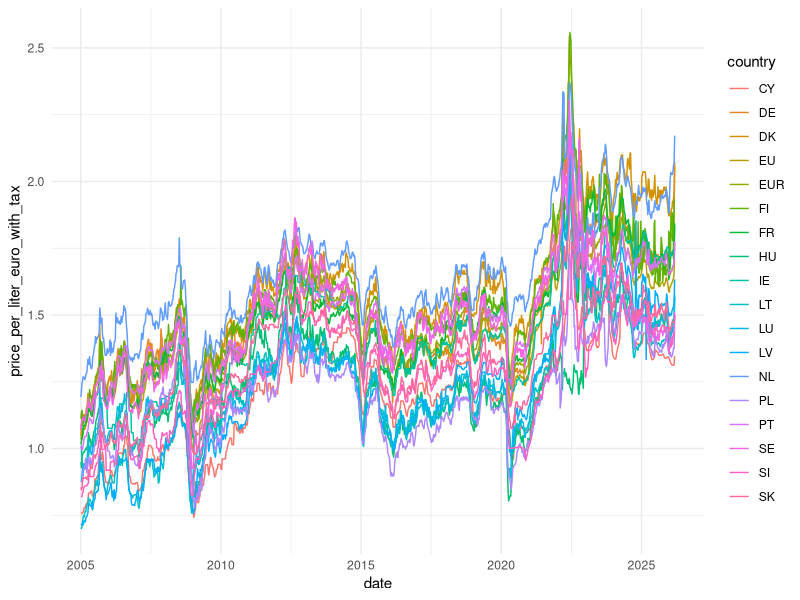
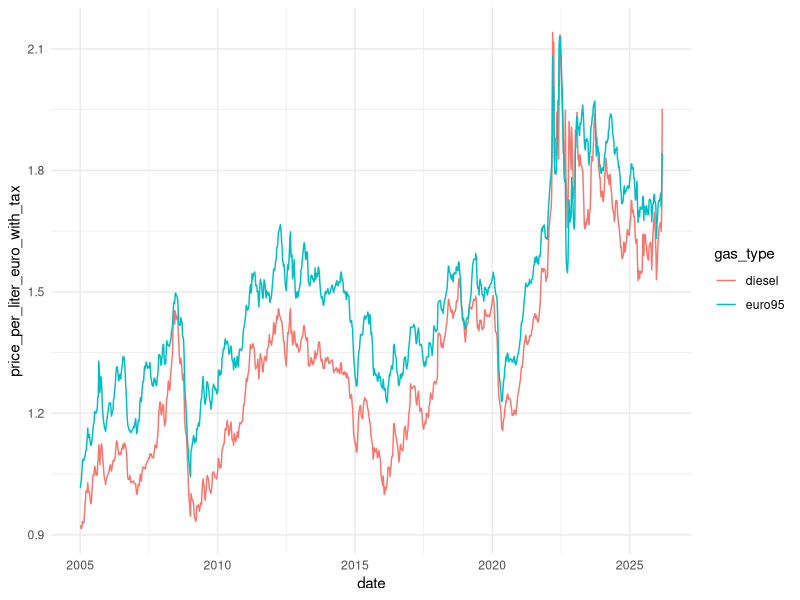
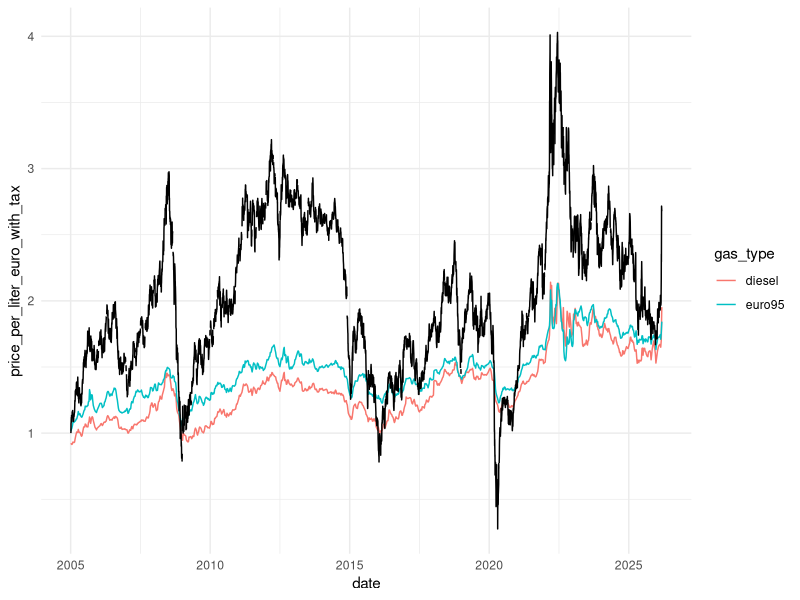
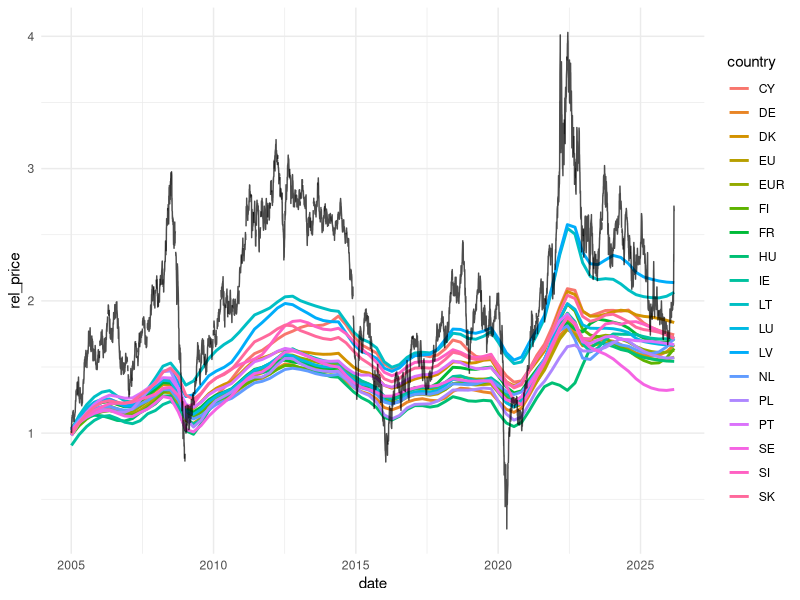
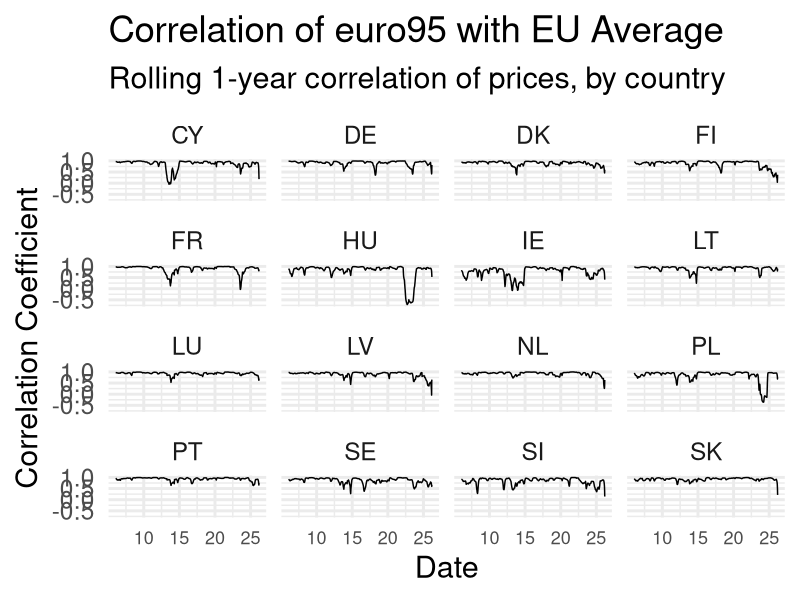
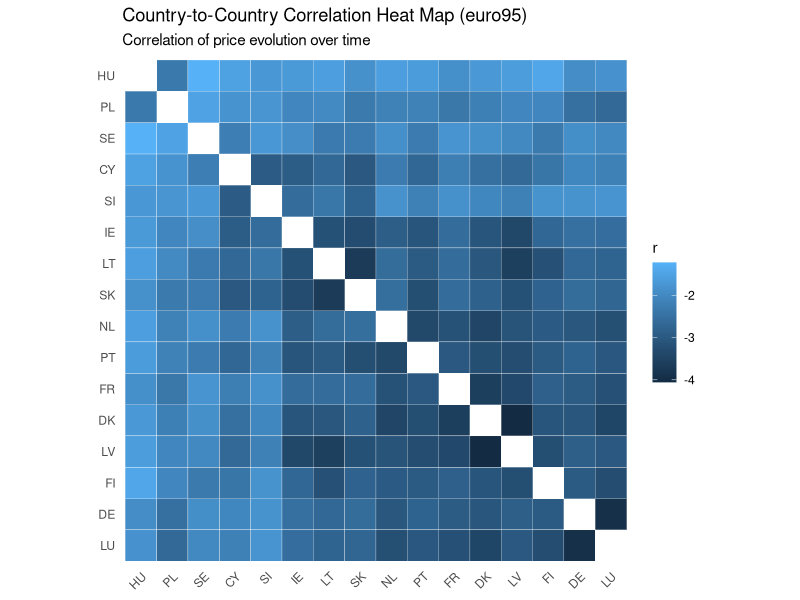
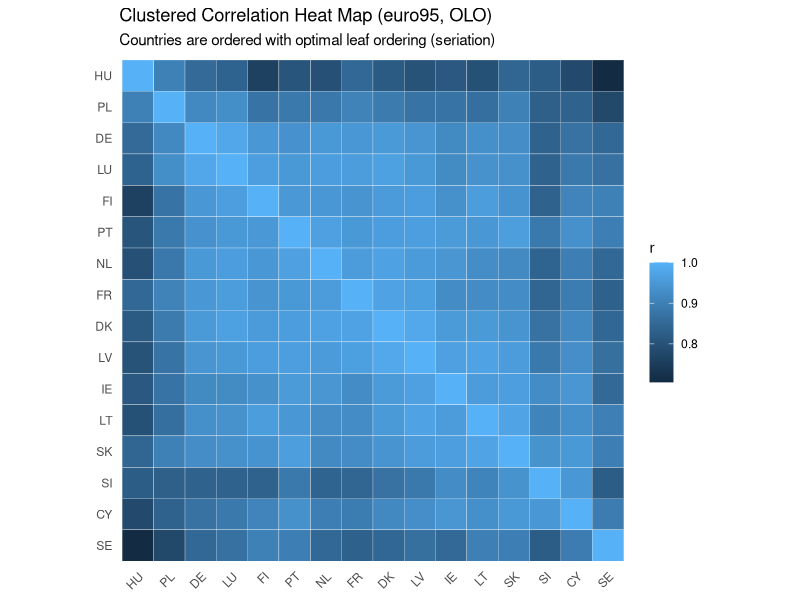

The R script that drew these images, in order:
## ---- chunk 1
knitr::opts_chunk$set(echo = FALSE, message = FALSE, warning = FALSE)
library(ggplot2)
library(dplyr)

if (requireNamespace("rstudioapi", quietly = TRUE) && rstudioapi::isAvailable()) {
  # Interactive in RStudio: use the current editor document path
  rmd_path <- rstudioapi::getActiveDocumentContext()$path
} else {
  # When knitting/rendering: knitr knows the input
  rmd_path <- knitr::current_input(dir = TRUE)
}
if (!is.null(rmd_path) && nzchar(rmd_path)) {
  knitr::opts_knit$set(root.dir = dirname(normalizePath(rmd_path)))
  setwd(dirname(normalizePath(rmd_path)))
}
## ---- chunk 2
df.eu.gas.price <- read.csv('../data/oil_prices/energy-eu-gas-price.csv')
df.eu.gas.price$date = as.Date(df.eu.gas.price$date)



nb_samples = nrow(subset(df.eu.gas.price, country == 'EU'))

df.eu.gas.price <- df.eu.gas.price %>%
  group_by(country) %>%
  filter(n() == nb_samples) %>%
  ungroup()

countries = unique(df.eu.gas.price$country)

df.brent = read.csv('../data/oil_prices/DCOILBRENTEU.csv')
df.brent$date = as.Date(df.brent$observation_date)
df.brent$usd = df.brent$DCOILBRENTEU
df.brent$DCOILBRENTEU <- NULL
df.brent$observation_date <- NULL

df.fx = read.csv('../data/oil_prices/ECB Data Portal_20260314001229.csv')
df.fx$date = as.Date(df.fx$DATE)
df.fx$DATE <- NULL
df.fx$TIME.PERIOD <- NULL
df.fx$usd.eur = df.fx$US.dollar.Euro.ECB.reference.exchange.rate..EXR.D.USD.EUR.SP00.A.
df.fx$US.dollar.Euro.ECB.reference.exchange.rate..EXR.D.USD.EUR.SP00.A. <- NULL

df.brent = merge(df.brent, df.fx)
df.brent$eur = df.brent$usd / df.brent$usd.eur


start.per.country = subset(df.eu.gas.price, date == min(df.eu.gas.price$date) & gas_type == 'euro95')
rownames(start.per.country) <- start.per.country$country

df.euro95 = df.eu.gas.price %>%
  filter(gas_type == "euro95")

## adding relative price taking the base on first date
df.euro95$rel_price = df.euro95$price_per_liter_euro_with_tax / start.per.country[df.euro95$country,]$price_per_liter_euro_with_tax


df.brent$rel_price = df.brent$eur / (subset(df.brent, date == min(df.brent$date))$eur[1])

## ---- chunk 3
ggplot(
  subset(df.eu.gas.price, gas_type == 'euro95'),
  aes(
    x = date,
    y = price_per_liter_euro_with_tax,
    colour = country,
    group = country
  )
) +
  geom_line() +
  theme_minimal()
## ---- chunk 4
ggplot(
  subset(df.eu.gas.price, country == 'FR'),
  aes(
    x = date,
    y = price_per_liter_euro_with_tax,
    colour = gas_type,
    group = gas_type
  )
) +
  geom_line() +
  theme_minimal()
## ---- chunk 5
ggplot(
  subset(df.eu.gas.price, country == 'FR'),
  aes(
    x = date,
    y = price_per_liter_euro_with_tax,
    colour = gas_type,
    group = gas_type
  )
) +
  geom_line() +
  geom_line(
    data = df.brent,
    aes(x = date, y = rel_price),
    colour = 'black',
    lwd = 0.5,
    inherit.aes = FALSE
  ) +
  theme_minimal()
## ---- chunk 6




ggplot(
  subset(df.euro95, gas_type == "euro95"),
  aes(
    x = date,
    y = rel_price,
    colour = country,
    group = country
  )
) +
  geom_smooth(
    se = FALSE,
    span = 0.1,
    method = 'loess'
  ) +
  geom_line(
    data = df.brent,
    aes(x = date, y = rel_price),
    colour = 'black',
    lwd = 0.5,
    alpha = 0.7,
    inherit.aes = FALSE
  ) +
  theme_minimal()
## ---- chunk 7
library(tidyr)
library(zoo)

# Filter for euro95 and prepare wide format
df_wide <- df.eu.gas.price %>%
  filter(gas_type == "euro95") %>%
  filter(!country %in% c('EUR')) %>%
  select(date, country, price_per_liter_euro_with_tax) %>%
  pivot_wider(names_from = country, values_from = price_per_liter_euro_with_tax) %>%
  arrange(date)

# We'll correlate each country with the EU average (EU column)
countries <- setdiff(names(df_wide), c("date", "EU"))
window_size <- 52 # 1 year rolling correlation

# Calculate rolling correlation for each country vs EU.
# Each window must be aligned on both series (country and EU), so we roll on row indices.
df_corr <- tibble(date = df_wide$date)
for (country in countries) {
  df_corr[[paste0("corr_", country)]] <- zoo::rollapplyr(
    seq_len(nrow(df_wide)),
    width = window_size,
    FUN = function(idx) {
      x <- df_wide[[country]][idx]
      y <- df_wide$EU[idx]
      keep <- complete.cases(x, y)
      if (sum(keep) < 2) {
        return(NA_real_)
      }
      x <- x[keep]
      y <- y[keep]
      if (sd(x) == 0 || sd(y) == 0) {
        return(NA_real_)
      }
      cor(x, y)
    },
    fill = NA
  )
}

df_corr <- df_corr %>%
  pivot_longer(cols = starts_with("corr_"),
               names_to = "country",
               values_to = "correlation",
               names_prefix = "corr_") %>%
  filter(!is.na(correlation))

ggplot(df_corr, aes(x = date, y = correlation)) +
  geom_line() +
  facet_wrap(~country) +
  theme_minimal(base_size = 22) +
  theme(
    axis.text.x = element_text(size = 13)
  ) +
  scale_x_date(date_labels = "%y") +
  labs(title = "Correlation of euro95 with EU Average",
       subtitle = "Rolling 1-year correlation of prices, by country",
       y = "Correlation Coefficient",
       x = "Date") +
  theme(legend.position = "none")
## ---- chunk 8
library(tidyr)

# Build a country x date matrix for euro95 prices
df_euro95_wide <- df.eu.gas.price %>%
  filter(gas_type == "euro95") %>%
  filter(!country %in% c('EU', 'EUR')) %>%
  select(date, country, price_per_liter_euro_with_tax) %>%
  pivot_wider(names_from = country, values_from = price_per_liter_euro_with_tax) %>%
  arrange(date)

# Pairwise correlation matrix across countries
country_cols <- setdiff(names(df_euro95_wide), "date")
corr_matrix <- cor(df_euro95_wide[country_cols], use = "pairwise.complete.obs")

# Reorder to group similar countries visually
country_order <- colnames(corr_matrix)[hclust(as.dist(1 - corr_matrix))$order]

df_heatmap <- as.data.frame(as.table(corr_matrix)) %>%
  rename(country_x = Var1, country_y = Var2, correlation = Freq)

df_heatmap = subset(df_heatmap, country_x != country_y)

ggplot(df_heatmap, aes(
  x = factor(country_x, levels = country_order),
  y = factor(country_y, levels = rev(country_order)),
  fill = log(1 - correlation)
)) +
  geom_tile(color = "white", linewidth = 0.1) +
  coord_fixed() +
  labs(
    title = "Country-to-Country Correlation Heat Map (euro95)",
    subtitle = "Correlation of price evolution over time",
    x = NULL,
    y = NULL,
    fill = "r"
  ) +
  theme_minimal() +
  theme(
    axis.text.x = element_text(angle = 45, hjust = 1),
    panel.grid = element_blank()
  )
## ---- chunk 9
library(tidyr)
library(seriation)

# Build a country x date matrix for euro95 prices
df_euro95_wide <- df.eu.gas.price %>%
  filter(gas_type == "euro95") %>%
  filter(!country %in% c('EU', 'EUR')) %>%
  select(date, country, price_per_liter_euro_with_tax) %>%
  pivot_wider(names_from = country, values_from = price_per_liter_euro_with_tax) %>%
  arrange(date)

# Pairwise correlation matrix across countries
country_cols <- setdiff(names(df_euro95_wide), "date")
corr_matrix <- cor(df_euro95_wide[country_cols], use = "pairwise.complete.obs")

# Build a valid distance matrix and optimize leaf order with OLO
corr_matrix[is.na(corr_matrix)] <- 0
diag(corr_matrix) <- 1
dist_mat <- 1 - corr_matrix
dist_mat[dist_mat < 0] <- 0
dist_matrix <- as.dist(dist_mat)
olo <- seriate(dist_matrix, method = "OLO")
country_order <- labels(dist_matrix)[get_order(olo)]

# Long format for ggplot heatmap
df_heatmap <- as.data.frame(as.table(corr_matrix)) %>%
  rename(country_x = Var1, country_y = Var2, correlation = Freq) %>%
  mutate(
    country_x = factor(country_x, levels = country_order),
    country_y = factor(country_y, levels = rev(country_order))
  )

ggplot(df_heatmap, aes(
  x = country_x,
  y = country_y,
  fill = correlation
)) +
  geom_tile(color = "white", linewidth = 0.1) +
  coord_fixed() +
  labs(
    title = "Clustered Correlation Heat Map (euro95, OLO)",
    subtitle = "Countries are ordered with optimal leaf ordering (seriation)",
    x = NULL,
    y = NULL,
    fill = "r"
  ) +
  theme_minimal() +
  theme(
    axis.text.x = element_text(angle = 45, hjust = 1),
    panel.grid = element_blank()
  )
